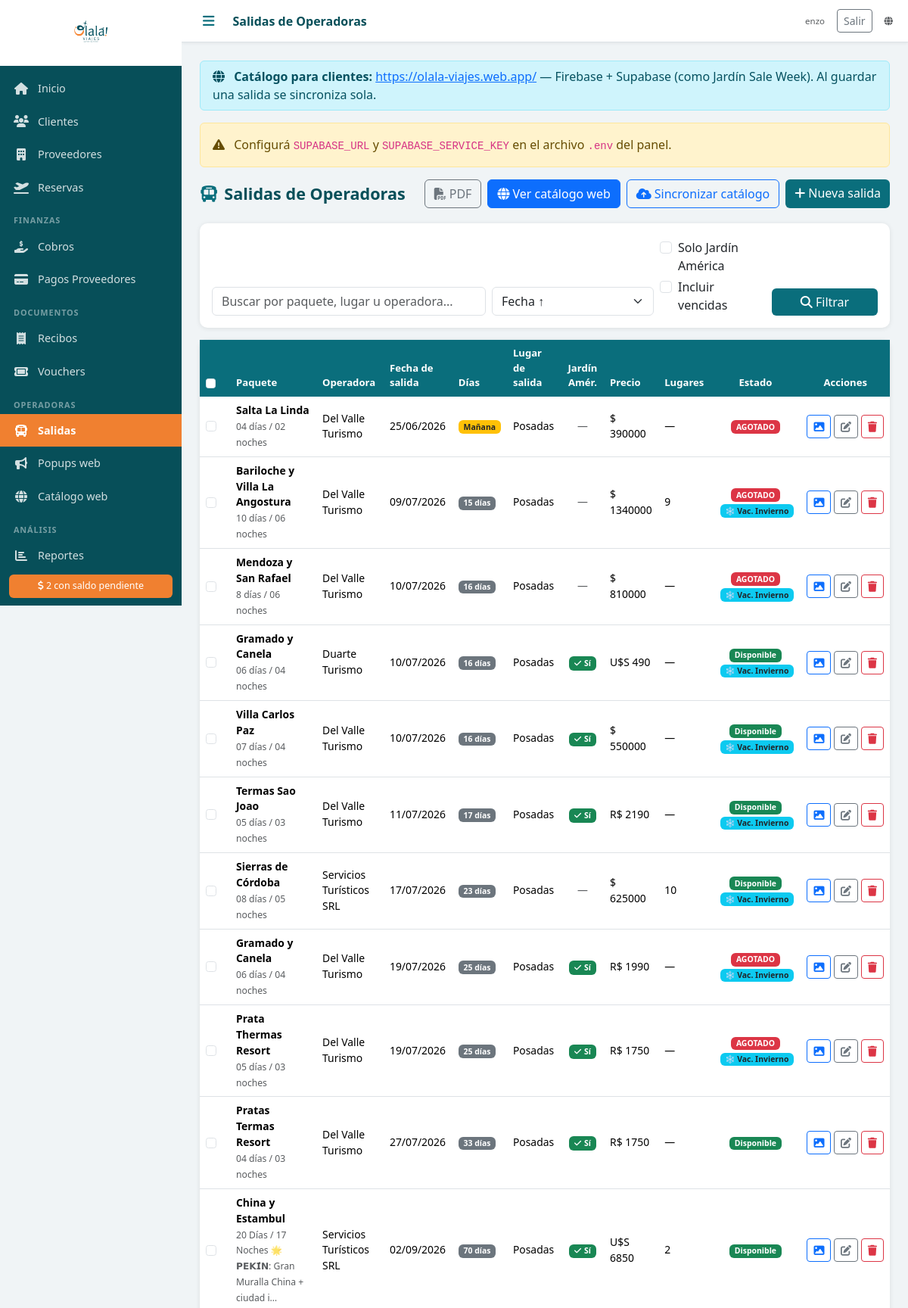
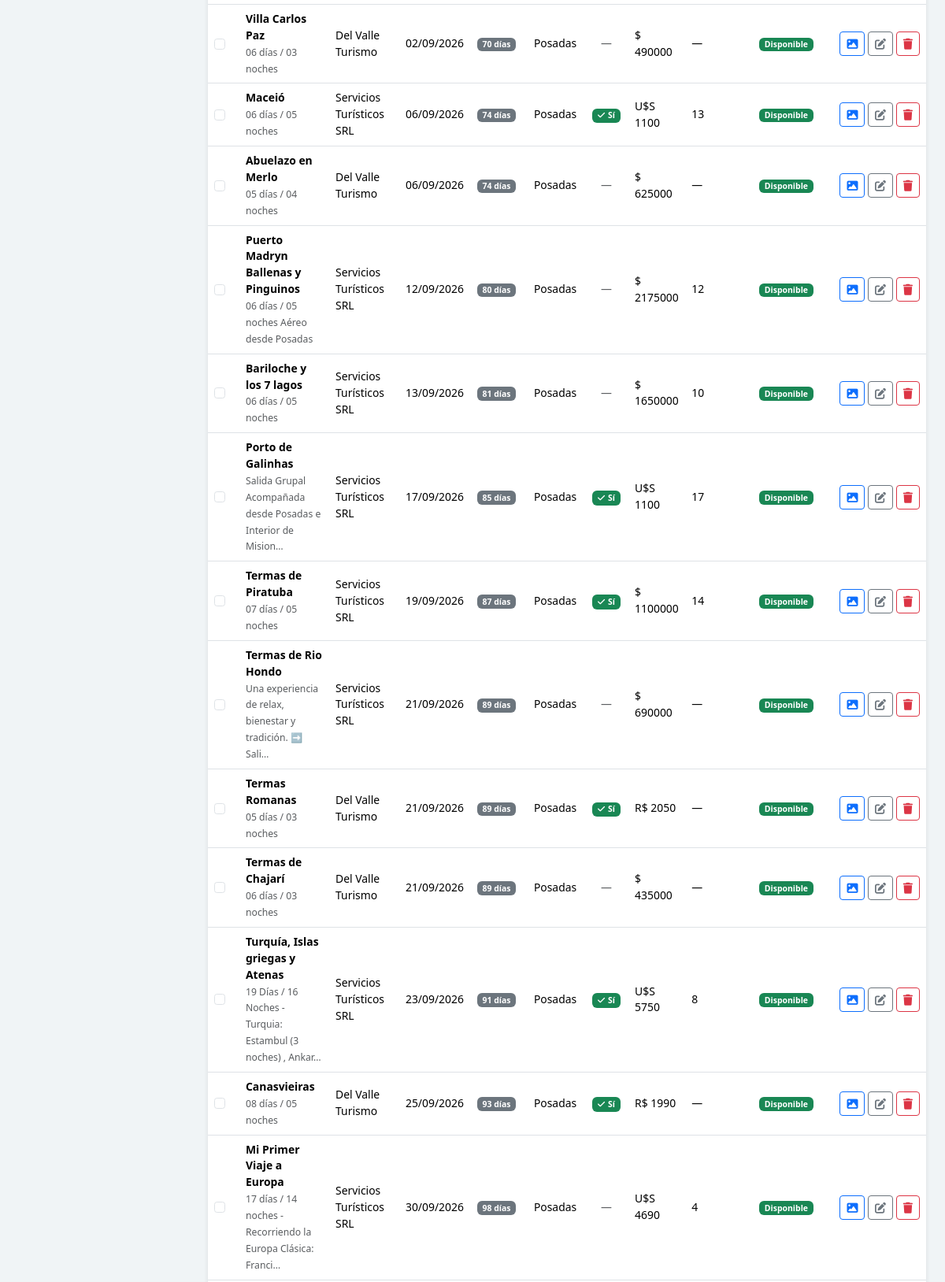
Page /salidas/ (signed in, upper part) on the committed database (2 pictures, top to bottom).
### agencia/models.py (models this page shows, shortened)
class Salida(models.Model):
    operadora = models.ForeignKey(
        Proveedor, on_delete=models.SET_NULL, null=True, blank=True,
        verbose_name='Operadora', related_name='salidas',
        limit_choices_to={'activo': True}
    )
    nombre_paquete = models.CharField('Nombre del paquete', max_length=200)
    fecha_salida = models.DateField('Fecha de salida')
    lugar_salida = models.CharField('Lugar de salida', max_length=200)
    pasa_por_jardin_america = models.BooleanField('Pasa por Jardín América', default=False)
    descripcion = models.TextField('Descripción / Itinerario', blank=True)
    servicios_incluidos = models.TextField('Servicios incluidos', blank=True, help_text='Un servicio por línea. Ej: Traslado de ida y vuelta\nAlojamiento en hotel 3 estrellas\nDesayuno incluido')
    foto = models.ImageField('Foto del paquete', upload_to=_sanitizar_nombre_foto, blank=True, null=True)
    precio = models.DecimalField('Precio', max_digits=12, decimal_places=2, null=True, blank=True)
    moneda = models.CharField('Moneda', max_length=3, choices=MONEDAS, default='ARS')
    cupos = models.PositiveIntegerField('Lugares disponibles', null=True, blank=True)
    vacaciones_invierno = models.BooleanField('Vacaciones de invierno', default=False)
    agotado = models.BooleanField('Agotado', default=False)
    salida_confirmada = models.BooleanField('Salida confirmada', default=False)
    categorias = models.JSONField(
        'Categorías web',
        default=list,
        blank=True,
        help_text='Una o más categorías para los filtros de la web pública.',
    )
    notas = models.TextField('Notas internas', blank=True)
    created_at = models.DateTimeField(auto_now_add=True)
    class Meta:
        verbose_name = 'Salida'
        verbose_name_plural = 'Salidas'
        ordering = ['fecha_salida']
    def dias_restantes(self):
        from django.utils import timezone
        hoy = timezone.now().date()
        return (self.fecha_salida - hoy).days

class Proveedor(models.Model):
    TIPOS = [
        ('AEROLINEA', 'Aerolínea'),
        ('HOTEL', 'Hotel'),
        ('CRUCERO', 'Crucero'),
        ('AGENCIA', 'Agencia Mayorista'),
        ('OPERADOR', 'Operador Mayorista'),
        ('TRASLADO', 'Traslado'),
        ('SEGURO', 'Seguro de Viaje'),
        ('EXCURSION', 'Excursión'),
        ('OTRO', 'Otro'),
    ]
    nombre = models.CharField('Nombre', max_length=200)
    tipo = models.CharField('Tipo', max_length=20, choices=TIPOS, default='OTRO')
    comision_porcentaje = models.DecimalField('Comisión (%)', max_digits=5, decimal_places=2, default=0)
    contacto = models.CharField('Contacto', max_length=100, blank=True)
    email = models.EmailField('Email', blank=True)
    telefono = models.CharField('Teléfono', max_length=50, blank=True)
    notas = models.TextField('Notas', blank=True)
    activo = models.BooleanField('Activo', default=True)
    created_at = models.DateTimeField(auto_now_add=True)
    class Meta:
        verbose_name = 'Proveedor'
        verbose_name_plural = 'Proveedores'
        ordering = ['nombre']
    def __str__(self):
        return self.nombre

### agencia/views.py (the view)
# urls.py: path('salidas/', login_required(views.salidas_lista), name='salidas_lista'),
def salidas_lista(request):
    orden = request.GET.get('orden', 'fecha_salida')
    if orden not in ORDENES_VALIDOS_SALIDAS:
        orden = 'fecha_salida'
    q = request.GET.get('q', '')
    solo_jardin = request.GET.get('jardin', '')
    ver_todas = request.GET.get('todas', '') == '1'
    salidas = _salidas_qs(ver_todas=ver_todas)
    if q:
        salidas = salidas.filter(
            Q(nombre_paquete__icontains=q) |
            Q(lugar_salida__icontains=q) |
            Q(operadora__nombre__icontains=q)
        )
    if solo_jardin == '1':
        salidas = salidas.filter(pasa_por_jardin_america=True)
    salidas = list(salidas.order_by(orden))
    import json as _json
    SIMBOLOS = {'ARS': '$', 'USD': 'U$S', 'BRL': 'R$'}
    salidas_json = _json.dumps([{
        'pk': s.pk,
        'nombre': s.nombre_paquete,
        'fecha': s.fecha_salida.isoformat(),
        'lugar': s.lugar_salida,
        'jardin': s.pasa_por_jardin_america,
        'precio': float(s.precio) if s.precio else None,
        'simbolo': SIMBOLOS.get(s.moneda, s.moneda),
        'cupos': s.cupos,
        'agotado': s.agotado,
        'descripcion': s.descripcion,
    } for s in salidas], ensure_ascii=False)
    return render(request, 'salidas/lista.html', {
        'salidas': salidas,
        'salidas_json': salidas_json,
        'q': q,
        'orden': orden,
        'solo_jardin': solo_jardin,
        'ver_todas': ver_todas,
    })

### templates/salidas/lista.html (shortened to what this page needs)
{% extends 'base.html' %}
{% block topbar_title %}Salidas de Operadoras{% endblock %}
{% block content %}
<div class="alert alert-info mb-3 py-2" role="alert">
  <i class="fas fa-globe me-2"></i>
  <strong>Catálogo para clientes:</strong>
  <a href="{{ public_web_url }}/" target="_blank" rel="noopener">{{ public_web_url }}/</a>
  — Firebase + Supabase (como Jardín Sale Week). Al guardar una salida se sincroniza sola.
</div>
{% if estado_fotos and not estado_fotos.supabase %}
<div class="alert alert-warning mb-3" role="alert">
  <i class="fas fa-exclamation-triangle me-2"></i>
  Configurá <code>SUPABASE_URL</code> y <code>SUPABASE_SERVICE_KEY</code> en el archivo <code>.env</code> del panel.
</div>
{% elif estado_fotos and estado_fotos.faltan > 0 %}
<div class="alert alert-warning mb-3" role="alert">
  <i class="fas fa-exclamation-triangle me-2"></i>
  Faltan {{ estado_fotos.faltan }} foto{{ estado_fotos.faltan|pluralize }} locales ({{ estado_fotos.ok }}/{{ estado_fotos.total }}).
</div>
{% elif estado_fotos and estado_fotos.supabase %}
<div class="alert alert-success mb-3 py-2" role="alert">
  <i class="fas fa-cloud me-2"></i>
  Supabase listo · {{ estado_fotos.ok }}/{{ estado_fotos.total }} fotos disponibles.
</div>
{% endif %}
<div class="page-header">
  <h2><i class="fas fa-bus me-2 text-teal"></i>Salidas de Operadoras</h2>
  <div class="d-flex gap-2">
    <a href="{% url 'salidas_pdf' %}{% if request.GET %}?{{ request.GET.urlencode }}{% endif %}" class="btn btn-outline-secondary" target="_blank">
      <i class="fas fa-file-pdf me-1"></i>PDF
    </a>
    <a href="{{ public_web_url }}/" class="btn btn-primary" target="_blank" rel="noopener">
      <i class="fas fa-globe me-1"></i>Ver catálogo web
    </a>
    <a href="{% url 'publicar_web' %}" class="btn btn-outline-primary"
       onclick="return confirm('¿Subir todos los paquetes y fotos a Supabase?')">
      <i class="fas fa-cloud-upload-alt me-1"></i>Sincronizar catálogo
    </a>
    <a href="{% url 'salida_nueva' %}" class="btn btn-teal"><i class="fas fa-plus me-1"></i>Nueva salida</a>
  </div>
</div>
<div class="card mb-3">
  <div class="card-body">
    <form method="get" class="row g-2 align-items-end">
      <div class="col-md-5">
        <input type="text" name="q" value="{{ q }}" class="form-control" placeholder="Buscar por paquete, lugar u operadora...">
      </div>
      <div class="col-md-3">
        <select name="orden" class="form-select">
          <option value="fecha_salida" {% if orden == 'fecha_salida' %}selected{% endif %}>Fecha ↑</option>
        </select>
      </div>
      <div class="col-md-2">
        <div class="form-check mt-1">
          <input class="form-check-input" type="checkbox" name="jardin" value="1" id="chkJardin" {% if solo_jardin == '1' %}checked{% endif %}>
          <label class="form-check-label" for="chkJardin">Solo Jardín América</label>
        </div>
        <div class="form-check mt-1">
          <input class="form-check-input" type="checkbox" name="todas" value="1" id="chkTodas" {% if ver_todas %}checked{% endif %}>
          <label class="form-check-label" for="chkTodas">Incluir vencidas</label>
        </div>
      </div>
      <div class="col-md-2 d-flex gap-2">
        <button class="btn btn-teal w-100" type="submit"><i class="fas fa-search"></i> Filtrar</button>
      </div>
    </form>
  </div>
</div>
<div class="card">
  <div class="card-body p-0">
    <div class="table-responsive">
      <table class="table table-hover mb-0">
        <thead class="table-light">
          <tr>
            <th style="width:40px">
              <input class="form-check-input" type="checkbox" id="chkTodos" title="Seleccionar todo">
            </th>
            <th>Paquete</th>
            <th>Operadora</th>
            <th>Fecha de salida</th>
            <th>Días</th>
            <th>Lugar de salida</th>
            <th class="text-center">Jardín Amér.</th>
            <th>Precio</th>
            <th>Lugares</th>
            <th class="text-center">Estado</th>
            <th class="text-center">Acciones</th>
          </tr>
        </thead>
        <tbody>
          {% for s in salidas %}
          {% with dias=s.dias_restantes %}
          <tr class="fila-salida">
            <td><input class="form-check-input chk-salida" type="checkbox" value="{{ s.pk }}"></td>
            <td>
              <span class="fw-semibold">{{ s.nombre_paquete }}</span>
              {% if s.descripcion %}<br><small class="text-muted">{{ s.descripcion|truncatechars:60 }}</small>{% endif %}
            </td>
            <td>{{ s.operadora|default:"—" }}</td>
            <td>{{ s.fecha_salida|date:"d/m/Y" }}</td>
            <td>
              {% if dias == 0 %}<span class="badge bg-danger">Hoy</span>
              {% elif dias == 1 %}<span class="badge bg-warning text-dark">Mañana</span>
              {% elif dias <= 7 %}<span class="badge bg-warning text-dark">{{ dias }} días</span>
              {% else %}<span class="badge bg-secondary">{{ dias }} días</span>{% endif %}
            </td>
            <td>{{ s.lugar_salida }}</td>
            <td class="text-center">
              {% if s.pasa_por_jardin_america %}
                <span class="badge bg-success"><i class="fas fa-check me-1"></i>Sí</span>
              {% else %}<span class="text-muted">—</span>{% endif %}
            </td>
            <td>
              {% if s.precio %}
                {% if s.moneda == 'ARS' %}${% elif s.moneda == 'USD' %}U$S{% else %}R${% endif %}
                {{ s.precio|floatformat:0 }}
              {% else %}—{% endif %}
            </td>
            <td>{{ s.cupos|default:"—" }}</td>
            <td class="text-center">
              {% if s.agotado %}
                <span class="badge bg-danger">AGOTADO</span>
              {% else %}
                <span class="badge bg-success">Disponible</span>
              {% endif %}
              {% if s.vacaciones_invierno %}
                <span class="badge bg-info text-dark ms-1">❄️ Vac. Invierno</span>
              {% endif %}
            </td>
            <td class="text-center text-nowrap">
              <a href="{% url 'salida_flyer' s.pk %}" class="btn btn-sm btn-outline-primary" title="Descargar flyer JPG (9:16)"><i class="fas fa-image"></i></a>
              <a href="{% url 'salida_editar' s.pk %}" class="btn btn-sm btn-outline-secondary" title="Editar"><i class="fas fa-edit"></i></a>
              <a href="{% url 'salida_eliminar' s.pk %}" class="btn btn-sm btn-outline-danger" title="Eliminar"><i class="fas fa-trash"></i></a>
            </td>
          </tr>
          {% endwith %}
          {% endfor %}
        </tbody>
      </table>
    </div>
  </div>
</div>
{% endblock %}

### templates/base.html (shortened to what this page needs)
<!DOCTYPE html>
<html lang="es">
<head>
  {% load static %}
  <link rel="stylesheet" href="https://cdn.jsdelivr.net/npm/bootstrap@5.3.2/dist/css/bootstrap.min.css">
  <link rel="stylesheet" href="https://cdnjs.cloudflare.com/ajax/libs/font-awesome/6.5.0/css/all.min.css">
  <link rel="stylesheet" href="{% static 'css/olala.css' %}">
</head>
<body>
<div class="sidebar" id="sidebar">
  <div class="sidebar-logo">
    <img src="{% static 'img/logo.png' %}" alt="Olalá Viajes" class="logo-img">
  </div>
  <nav class="sidebar-nav">
    <a href="{% url 'dashboard' %}" class="nav-item {% if request.resolver_match.url_name == 'dashboard' %}active{% endif %}">
      <i class="fas fa-home"></i><span>Inicio</span>
    </a>
    <a href="{% url 'clientes_lista' %}" class="nav-item {% if 'cliente' in request.resolver_match.url_name %}active{% endif %}">
      <i class="fas fa-users"></i><span>Clientes</span>
    </a>
    <a href="{% url 'proveedores_lista' %}" class="nav-item {% if 'proveedor' in request.resolver_match.url_name %}active{% endif %}">
      <i class="fas fa-building"></i><span>Proveedores</span>
    </a>
    <a href="{% url 'reservas_lista' %}" class="nav-item {% if 'reserva' in request.resolver_match.url_name %}active{% endif %}">
      <i class="fas fa-plane-departure"></i><span>Reservas</span>
    </a>
    <div class="nav-section">Finanzas</div>
    <a href="{% url 'cobros_lista' %}" class="nav-item {% if 'cobro' in request.resolver_match.url_name %}active{% endif %}">
      <i class="fas fa-hand-holding-dollar"></i><span>Cobros</span>
    </a>
    <a href="{% url 'pagos_proveedor_lista' %}" class="nav-item {% if 'pago_proveedor' in request.resolver_match.url_name %}active{% endif %}">
      <i class="fas fa-credit-card"></i><span>Pagos Proveedores</span>
    </a>
    <div class="nav-section">Documentos</div>
    <a href="{% url 'recibos_lista' %}" class="nav-item {% if 'recibo' in request.resolver_match.url_name %}active{% endif %}">
      <i class="fas fa-receipt"></i><span>Recibos</span>
    </a>
    <a href="{% url 'vouchers_lista' %}" class="nav-item {% if 'voucher' in request.resolver_match.url_name %}active{% endif %}">
      <i class="fas fa-ticket"></i><span>Vouchers</span>
    </a>
    <div class="nav-section">Operadoras</div>
    <a href="{% url 'salidas_lista' %}" class="nav-item {% if 'salida' in request.resolver_match.url_name %}active{% endif %}">
      <i class="fas fa-bus"></i><span>Salidas</span>
    </a>
    <a href="{% url 'popups_lista' %}" class="nav-item {% if 'popup' in request.resolver_match.url_name %}active{% endif %}">
      <i class="fas fa-bullhorn"></i><span>Popups web</span>
    </a>
    <a href="{{ public_web_url }}/" class="nav-item" target="_blank" rel="noopener">
      <i class="fas fa-globe"></i><span>Catálogo web</span>
    </a>
    <div class="nav-section">Análisis</div>
    <a href="{% url 'reportes' %}" class="nav-item {% if 'reporte' in request.resolver_match.url_name %}active{% endif %}">
      <i class="fas fa-chart-bar"></i><span>Reportes</span>
    </a>
  </nav>
  {% if alertas_salidas > 0 or alertas_saldos > 0 %}
  <div class="sidebar-alerts">
    {% if alertas_saldos > 0 %}
    <a href="{% url 'reporte_saldos' %}" class="alert-badge">
      <i class="fas fa-dollar-sign"></i> {{ alertas_saldos }} con saldo pendiente
    </a>
    {% endif %}
  </div>
  {% endif %}
</div>
<div class="main-content">
  <div class="topbar">
    <button class="btn-menu" onclick="toggleSidebar()"><i class="fas fa-bars"></i></button>
    <div class="topbar-title">{% block topbar_title %}{% endblock %}</div>
    <div class="topbar-right d-flex align-items-center gap-3">
      {% if user.is_authenticated %}
      <span class="text-muted small">{{ user.get_username }}</span>
      <form method="post" action="{% url 'logout' %}" class="d-inline mb-0">
        <button type="submit" class="btn btn-sm btn-outline-secondary">Salir</button>
      </form>
      {% endif %}
      <a href="{{ public_web_url }}/" class="text-muted small" target="_blank" rel="noopener" title="Catálogo público (olala-viajes.web.app)"><i class="fas fa-globe"></i></a>
    </div>
  </div>
  <div class="content-area">
    {% block content %}{% endblock %}
  </div>
</div>
</body>
</html>

### rows in the picture
Salida: nombre_paquete "Salta La Linda", descripcion "04 días / 02 noches", operadora "Del Valle Turismo", fecha_salida "25/06/2026", shows "Mañana", lugar_salida "Posadas", precio "390000", cupos "—", agotado "AGOTADO"
Salida: nombre_paquete "Bariloche y Villa La Angostura", descripcion "10 días / 06 noches", operadora "Del Valle Turismo", fecha_salida "09/07/2026", dias_restantes "15", lugar_salida "Posadas", precio "1340000", cupos "9", agotado "AGOTADO", vacaciones_invierno "❄️ Vac. Invierno"
Salida: nombre_paquete "Mendoza y San Rafael", descripcion "8 días / 06 noches", operadora "Del Valle Turismo", fecha_salida "10/07/2026", dias_restantes "16", lugar_salida "Posadas", precio "810000", cupos "—", agotado "AGOTADO", vacaciones_invierno "❄️ Vac. Invierno"
Salida: nombre_paquete "Gramado y Canela", descripcion "06 días / 04 noches", operadora "Duarte Turismo", fecha_salida "10/07/2026", dias_restantes "16", lugar_salida "Posadas", pasa_por_jardin_america True (drawn), moneda "U$S", precio "490", cupos "—", agotado "Disponible", vacaciones_invierno "❄️ Vac. Invierno"
Salida: nombre_paquete "Villa Carlos Paz", descripcion "07 días / 04 noches", operadora "Del Valle Turismo", fecha_salida "10/07/2026", dias_restantes "16", lugar_salida "Posadas", pasa_por_jardin_america True (drawn), precio "550000", cupos "—", agotado "Disponible", vacaciones_invierno "❄️ Vac. Invierno"
Salida: nombre_paquete "Termas Sao Joao", descripcion "05 días / 03 noches", operadora "Del Valle Turismo", fecha_salida "11/07/2026", dias_restantes "17", lugar_salida "Posadas", pasa_por_jardin_america True (drawn), moneda "R$", precio "2190", cupos "—", agotado "Disponible", vacaciones_invierno "❄️ Vac. Invierno"
Salida: nombre_paquete "Sierras de Córdoba", descripcion "08 días / 05 noches", operadora "Servicios Turísticos SRL", fecha_salida "17/07/2026", dias_restantes "23", lugar_salida "Posadas", precio "625000", cupos "10", agotado "Disponible", vacaciones_invierno "❄️ Vac. Invierno"
Salida: nombre_paquete "Gramado y Canela", descripcion "06 días / 04 noches", operadora "Del Valle Turismo", fecha_salida "19/07/2026", dias_restantes "25", lugar_salida "Posadas", pasa_por_jardin_america True (drawn), moneda "R$", precio "1990", cupos "—", agotado "AGOTADO", vacaciones_invierno "❄️ Vac. Invierno"
Salida: nombre_paquete "Prata Thermas Resort", descripcion "05 días / 03 noches", operadora "Del Valle Turismo", fecha_salida "19/07/2026", dias_restantes "25", lugar_salida "Posadas", pasa_por_jardin_america True (drawn), moneda "R$", precio "1750", cupos "—", agotado "AGOTADO", vacaciones_invierno "❄️ Vac. Invierno"
Salida: nombre_paquete "Pratas Termas Resort", descripcion "04 días / 03 noches", operadora "Del Valle Turismo", fecha_salida "27/07/2026", dias_restantes "33", lugar_salida "Posadas", pasa_por_jardin_america True (drawn), moneda "R$", precio "1750", cupos "—", agotado "Disponible"
Salida: nombre_paquete "China y Estambul", descripcion "20 Días / 17 Noches 🌟 𝗣𝗘𝗞𝗜́𝗡: Gran Muralla China + ciudad i…", operadora "Servicios Turísticos SRL", fecha_salida "02/09/2026", dias_restantes "70", lugar_salida "Posadas", pasa_por_jardin_america True (drawn), moneda "U$S", precio "6850", cupos "2", agotado "Disponible"
Salida: nombre_paquete "Villa Carlos Paz", descripcion "06 días / 03 noches", operadora "Del Valle Turismo", fecha_salida "02/09/2026", dias_restantes "70", lugar_salida "Posadas", precio "490000", cupos "—", agotado "Disponible"
Salida: nombre_paquete "Maceió", descripcion "06 días / 05 noches", operadora "Servicios Turísticos SRL", fecha_salida "06/09/2026", dias_restantes "74", lugar_salida "Posadas", pasa_por_jardin_america True (drawn), moneda "U$S", precio "1100", cupos "13", agotado "Disponible"
Salida: nombre_paquete "Abuelazo en Merlo", descripcion "05 días / 04 noches", operadora "Del Valle Turismo", fecha_salida "06/09/2026", dias_restantes "74", lugar_salida "Posadas", precio "625000", cupos "—", agotado "Disponible"
Salida: nombre_paquete "Puerto Madryn Ballenas y Pinguinos", descripcion "06 días / 05 noches Aéreo desde Posadas", operadora "Servicios Turísticos SRL", fecha_salida "12/09/2026", dias_restantes "80", lugar_salida "Posadas", precio "2175000", cupos "12", agotado "Disponible"
Salida: nombre_paquete "Bariloche y los 7 lagos", descripcion "06 días / 05 noches", operadora "Servicios Turísticos SRL", fecha_salida "13/09/2026", dias_restantes "81", lugar_salida "Posadas", precio "1650000", cupos "10", agotado "Disponible"
Salida: nombre_paquete "Porto de Galinhas", descripcion "Salida Grupal Acompañada desde Posadas e Interior de Mision…", operadora "Servicios Turísticos SRL", fecha_salida "17/09/2026", dias_restantes "85", lugar_salida "Posadas", pasa_por_jardin_america True (drawn), moneda "U$S", precio "1100", cupos "17", agotado "Disponible"
Salida: nombre_paquete "Termas de Piratuba", descripcion "07 días / 05 noches", operadora "Servicios Turísticos SRL", fecha_salida "19/09/2026", dias_restantes "87", lugar_salida "Posadas", pasa_por_jardin_america True (drawn), precio "1100000", cupos "14", agotado "Disponible"
Salida: nombre_paquete "Termas de Rio Hondo", descripcion "Una experiencia de relax, bienestar y tradición. ➡️ Sali…", operadora "Servicios Turísticos SRL", fecha_salida "21/09/2026", dias_restantes "89", lugar_salida "Posadas", precio "690000", cupos "—", agotado "Disponible"
Salida: nombre_paquete "Termas Romanas", descripcion "05 días / 03 noches", operadora "Del Valle Turismo", fecha_salida "21/09/2026", dias_restantes "89", lugar_salida "Posadas", pasa_por_jardin_america True (drawn), moneda "R$", precio "2050", cupos "—", agotado "Disponible"
Salida: nombre_paquete "Termas de Chajarí", descripcion "06 días / 03 noches", operadora "Del Valle Turismo", fecha_salida "21/09/2026", dias_restantes "89", lugar_salida "Posadas", precio "435000", cupos "—", agotado "Disponible"
Salida: nombre_paquete "Turquía, Islas griegas y Atenas", descripcion "19 Días / 16 Noches - Turquia: Estambul (3 noches) , Ankar…", operadora "Servicios Turísticos SRL", fecha_salida "23/09/2026", dias_restantes "91", lugar_salida "Posadas", pasa_por_jardin_america True (drawn), moneda "U$S", precio "5750", cupos "8", agotado "Disponible"
Salida: nombre_paquete "Canasvieiras", descripcion "08 días / 05 noches", operadora "Del Valle Turismo", fecha_salida "25/09/2026", dias_restantes "93", lugar_salida "Posadas", pasa_por_jardin_america True (drawn), moneda "R$", precio "1990", cupos "—", agotado "Disponible"
Salida: nombre_paquete "Mi Primer Viaje a Europa", descripcion "17 días / 14 noches - Recorriendo la Europa Clásica: Franci…", operadora "Servicios Turísticos SRL", fecha_salida "30/09/2026", dias_restantes "98", lugar_salida "Posadas", moneda "U$S", precio "4690", cupos "4", agotado "Disponible"

### other values in the picture
{{ alertas_saldos }} "2"
{{ user.get_username }} "enzo"
{{ public_web_url }} "https://olala-viajes.web.app"
